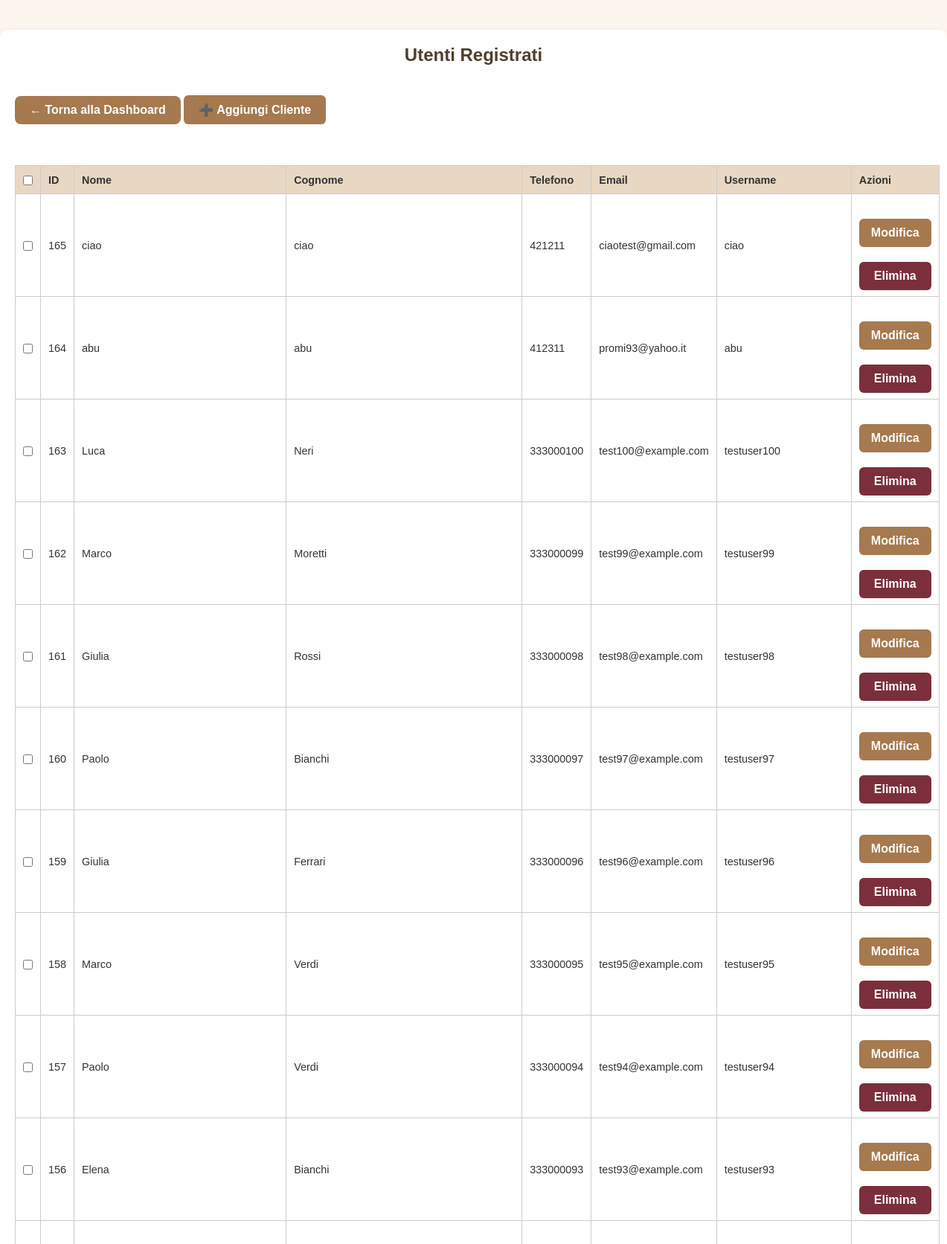
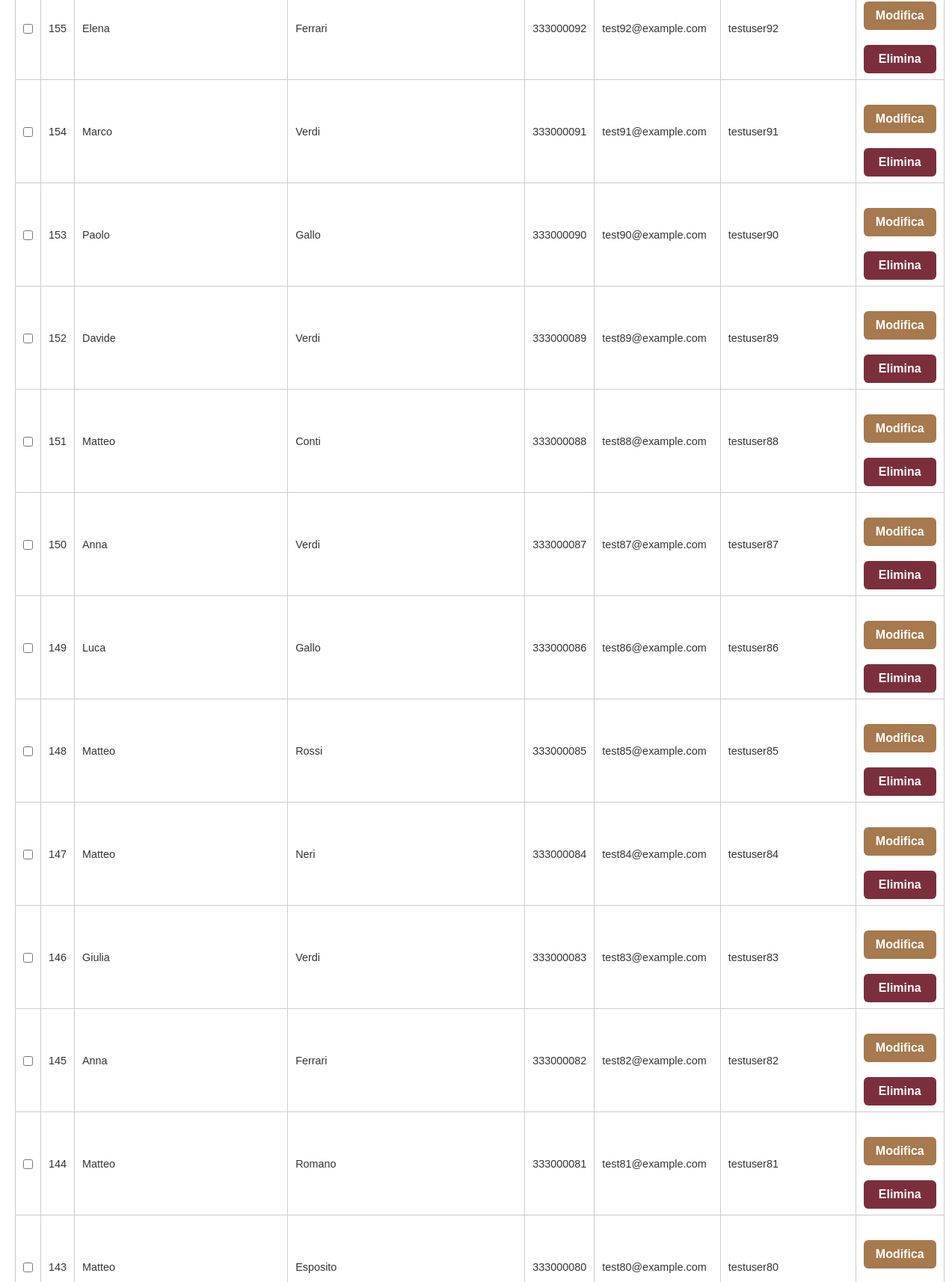
The app's page /admin_users (signed in, upper part) with its own data (2 pictures, top to bottom).
### tables this page shows
CREATE TABLE users (
            id INTEGER PRIMARY KEY AUTOINCREMENT,
            username TEXT NOT NULL UNIQUE,
            password TEXT NOT NULL
        , name TEXT NOT NULL DEFAULT 'NOME', surname TEXT NOT NULL DEFAULT 'COGNOME', phone TEXT NOT NULL DEFAULT '0000000000', email TEXT, newsletter_optin INTEGER DEFAULT 0);

### app.py (the view)
@app.route('/admin_users')
def admin_users():
    if 'admin' not in session:
        return redirect(url_for('login_admin'))
    conn = sqlite3.connect('bookings.db')
    cursor = conn.cursor()
    cursor.execute("SELECT id, name, surname, phone, email, username FROM users ORDER BY id DESC")
    users = cursor.fetchall()
    conn.close()
    return render_template('admin_users.html', users=users)

### templates/admin_users.html (shortened to what this page needs)
<!DOCTYPE html>
<html lang="it">
<head>
  <link rel="stylesheet" href="{{ url_for('static', filename='style.css') }}">
</head>
<body>
  <div class="page">
    <div class="container">
      <h2>Utenti Registrati</h2>
      <a class="dashboard-link" href="{{ url_for('admin_dashboard') }}">&larr; Torna alla Dashboard</a>
      <a href="{{ url_for('admin_add_user') }}" style="display: inline-block; margin-bottom: 25px;">
  <button class="big-btn" style="width: auto; padding: 10px 20px;">➕ Aggiungi Cliente</button>
</a>
      {% if users %}
      <form method="post" action="{{ url_for('delete_selected_users') }}">
        <table>
          <thead>
            <tr>
              <th><input type="checkbox" id="select-all"></th>
              <th>ID</th>
              <th>Nome</th>
              <th>Cognome</th>
              <th>Telefono</th>
              <th>Email</th>
              <th>Username</th>
              <th>Azioni</th>
            </tr>
          </thead>
          <tbody>
            {% for user in users %}
            <tr>
              <td><input type="checkbox" name="selected_users" value="{{ user[0] }}"></td>
              <td>{{ user[0] }}</td>
              <td>{{ user[1] }}</td>
              <td>{{ user[2] }}</td>
              <td>{{ user[3] }}</td>
              <td>{{ user[4] or 'ND' }}</td>
              <td>{{ user[5] }}</td>
              <td>
                <div class="actions">
                  <a href="{{ url_for('admin_edit_user', user_id=user[0]) }}">
                    <button class="big-btn" type="button">Modifica</button>
                  </a>
                  <form method="post" action="{{ url_for('admin_delete_user', user_id=user[0]) }}" onsubmit="return confirm('Confermi eliminazione utente {{ user[1] }} {{ user[2] }}?')">
                    <button type="submit" class="delete-btn">Elimina</button>
                  </form>
                </div>
              </td>
            </tr>
            {% endfor %}
          </tbody>
        </table>
      </form>
      {% else %}
        <p>Nessun utente registrato.</p>
      {% endif %}
    </div>
  </div>
</body>
</html>

### static/style.css (style rules this page uses)
* { box-sizing: border-box; margin: 0; padding: 0; }
body { font-family: 'Arial', sans-serif; background-color: #fdf6ec; color: #333; display: flex; flex-direction: column; align-items: center; padding: 20px; }
.container { width: 100%; max-width: 600px; background: #fffaf2; padding: 20px; border-radius: 8px; box-shadow: 0 4px 12px rgba(0, 0, 0, 0.1); margin: 20px 0; }
h1, h2, h3 { text-align: center; color: #4e3f2f; margin-bottom: 15px; }
form { display: flex; flex-direction: column; }
input, select, button { padding: 10px; margin-top: 5px; background-color: #fef9f0; color: #333; border: 1px solid #ccc; border-radius: 5px; font-size: 16px; }
button { background-color: #a67c52; color: #fff; cursor: pointer; font-weight: bold; transition: background-color 0.3s; border: none; }
.big-btn { width: 100%; padding: 15px; font-size: 18px; margin: 10px 0; }
a { display: block; text-align: center; margin-top: 15px; text-decoration: none; color: #a67c52; font-weight: bold; }
table { width: 100%; border-collapse: collapse; margin-top: 20px; background-color: #fff; color: #333; }
table, th, td { border: 1px solid #ddd; }
th, td { padding: 10px; text-align: center; }
th { background-color: #f0e6d6; color: #333; }

### templates/admin_users.html (style rules this page uses)
body { margin: 0; padding: 0; background-color: #fdf6ee; font-family: sans-serif; }
.page { width: 100%; display: flex; justify-content: center; }
.container { max-width: 1400px; margin: 40px auto; padding: 20px; background-color: #fff; border-radius: 12px; box-shadow: 0 0 10px rgba(0, 0, 0, 0.05); }
.dashboard-link { display: inline-block; margin: 10px 0 30px 0; padding: 10px 20px; background-color: #a6794e; color: white; border-radius: 8px; text-decoration: none; font-weight: bold; transition: background-color 0.3s ease; }
table { width: 100%; border-collapse: collapse; font-size: 0.9rem; }
table th, table td { padding: 8px 10px; text-align: left; border: 1px solid #ccc; }
table th { background-color: #e8d8c3; }
.actions { display: flex; flex-direction: column; gap: 5px; }
.big-btn, .delete-btn { width: 100%; padding: 10px 16px; font-size: 1rem; border: none; border-radius: 6px; cursor: pointer; color: #fff; }
.big-btn { background-color: #a6794e; }
.delete-btn { background-color: #7b2f3c !important; }

### records on screen
users: id "165", name "ciao", surname "ciao", phone "421211", email "ciaotest@gmail.com", username "ciao"
users: id "164", name "abu", surname "abu", phone "412311", email "promi93@yahoo.it", username "abu"
users: id "163", name "Luca", surname "Neri", phone "333000100", email "test100@example.com", username "testuser100"
users: id "162", name "Marco", surname "Moretti", phone "333000099", email "test99@example.com", username "testuser99"
users: id "161", name "Giulia", surname "Rossi", phone "333000098", email "test98@example.com", username "testuser98"
users: id "160", name "Paolo", surname "Bianchi", phone "333000097", email "test97@example.com", username "testuser97"
users: id "159", name "Giulia", surname "Ferrari", phone "333000096", email "test96@example.com", username "testuser96"
users: id "158", name "Marco", surname "Verdi", phone "333000095", email "test95@example.com", username "testuser95"
users: id "157", name "Paolo", surname "Verdi", phone "333000094", email "test94@example.com", username "testuser94"
users: id "156", name "Elena", surname "Bianchi", phone "333000093", email "test93@example.com", username "testuser93"
users: id "155", name "Elena", surname "Ferrari", phone "333000092", email "test92@example.com", username "testuser92"
users: id "154", name "Marco", surname "Verdi", phone "333000091", email "test91@example.com", username "testuser91"
users: id "153", name "Paolo", surname "Gallo", phone "333000090", email "test90@example.com", username "testuser90"
users: id "152", name "Davide", surname "Verdi", phone "333000089", email "test89@example.com", username "testuser89"
users: id "151", name "Matteo", surname "Conti", phone "333000088", email "test88@example.com", username "testuser88"
users: id "150", name "Anna", surname "Verdi", phone "333000087", email "test87@example.com", username "testuser87"
users: id "149", name "Luca", surname "Gallo", phone "333000086", email "test86@example.com", username "testuser86"
users: id "148", name "Matteo", surname "Rossi", phone "333000085", email "test85@example.com", username "testuser85"
users: id "147", name "Matteo", surname "Neri", phone "333000084", email "test84@example.com", username "testuser84"
users: id "146", name "Giulia", surname "Verdi", phone "333000083", email "test83@example.com", username "testuser83"
users: id "145", name "Anna", surname "Ferrari", phone "333000082", email "test82@example.com", username "testuser82"
users: id "144", name "Matteo", surname "Romano", phone "333000081", email "test81@example.com", username "testuser81"
users: id "143", name "Matteo", surname "Esposito", phone "333000080", email "test80@example.com", username "testuser80"
